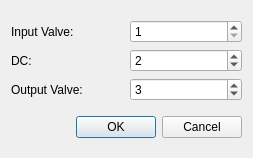
<?xml version="1.0" encoding="UTF-8"?>
<ui version="4.0">
 <class>Dialog</class>
 <widget class="QDialog" name="Dialog">
  <property name="geometry">
   <rect>
    <x>0</x>
    <y>0</y>
    <width>253</width>
    <height>158</height>
   </rect>
  </property>
  <property name="windowTitle">
   <string>5 Phase Pump</string>
  </property>
  <layout class="QVBoxLayout" name="verticalLayout">
   <item>
    <layout class="QGridLayout" name="gridLayout">
     <item row="0" column="0">
      <widget class="QLabel" name="label">
       <property name="text">
        <string>Input Valve:</string>
       </property>
      </widget>
     </item>
     <item row="0" column="1">
      <widget class="QSpinBox" name="spinBoxInputValve">
       <property name="minimum">
        <number>1</number>
       </property>
       <property name="value">
        <number>1</number>
       </property>
      </widget>
     </item>
     <item row="1" column="0">
      <widget class="QLabel" name="label_3">
       <property name="text">
        <string>DC:</string>
       </property>
      </widget>
     </item>
     <item row="1" column="1">
      <widget class="QSpinBox" name="spinBoxDC">
       <property name="minimum">
        <number>1</number>
       </property>
       <property name="value">
        <number>2</number>
       </property>
      </widget>
     </item>
     <item row="2" column="0">
      <widget class="QLabel" name="label_2">
       <property name="text">
        <string>Output Valve:</string>
       </property>
      </widget>
     </item>
     <item row="2" column="1">
      <widget class="QSpinBox" name="spinBoxOutputValve">
       <property name="minimum">
        <number>1</number>
       </property>
       <property name="value">
        <number>3</number>
       </property>
      </widget>
     </item>
    </layout>
   </item>
   <item>
    <widget class="QDialogButtonBox" name="buttonBox">
     <property name="orientation">
      <enum>Qt::Horizontal</enum>
     </property>
     <property name="standardButtons">
      <set>QDialogButtonBox::Cancel|QDialogButtonBox::Ok</set>
     </property>
    </widget>
   </item>
  </layout>
 </widget>
 <resources/>
 <connections>
  <connection>
   <sender>buttonBox</sender>
   <signal>accepted()</signal>
   <receiver>Dialog</receiver>
   <slot>accept()</slot>
   <hints>
    <hint type="sourcelabel">
     <x>248</x>
     <y>254</y>
    </hint>
    <hint type="destinationlabel">
     <x>157</x>
     <y>274</y>
    </hint>
   </hints>
  </connection>
  <connection>
   <sender>buttonBox</sender>
   <signal>rejected()</signal>
   <receiver>Dialog</receiver>
   <slot>reject()</slot>
   <hints>
    <hint type="sourcelabel">
     <x>316</x>
     <y>260</y>
    </hint>
    <hint type="destinationlabel">
     <x>286</x>
     <y>274</y>
    </hint>
   </hints>
  </connection>
 </connections>
</ui>
